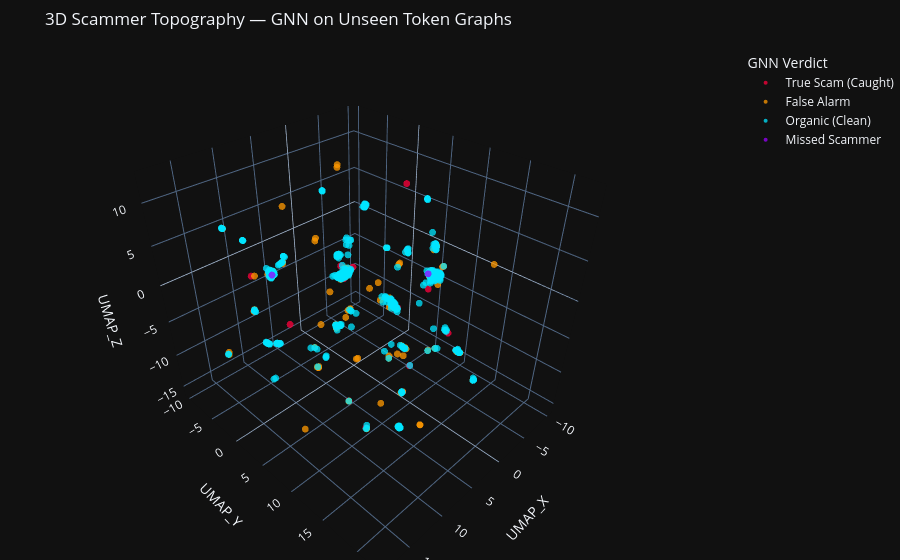

Notebook code for this chart:
### Code cell
import plotly.express as px
import pandas as pd
import numpy as np

# Build test_df from umap_test (already computed via reducer.transform)
test_df = pd.DataFrame(umap_test, columns=['UMAP_X', 'UMAP_Y', 'UMAP_Z'])
test_df['Wallet']      = test_wallets
test_df['GNN_Pred']    = gnn_preds
test_df['True_Label']  = test_labels

# 4-way verdict: TP, FP, TN, FN
def verdict(row):
    if row['True_Label'] == 1 and row['GNN_Pred'] == 1: return 'True Scam (Caught)'
    if row['True_Label'] == 0 and row['GNN_Pred'] == 1: return 'False Alarm'
    if row['True_Label'] == 1 and row['GNN_Pred'] == 0: return 'Missed Scammer'
    return 'Organic (Clean)'

test_df['Verdict'] = test_df.apply(verdict, axis=1)

color_map = {
    'True Scam (Caught)' : '#ff003c',
    'False Alarm'        : '#ff9900',
    'Missed Scammer'     : '#9b00ff',
    'Organic (Clean)'    : '#00e5ff',
}

fig = px.scatter_3d(
    test_df,
    x='UMAP_X', y='UMAP_Y', z='UMAP_Z',
    color='Verdict',
    color_discrete_map=color_map,
    hover_name='Wallet',
    title="3D Scammer Topography — GNN on Unseen Token Graphs"
)

fig.update_traces(marker=dict(size=4, opacity=0.75), selector=dict(mode='markers'))
fig.update_layout(
    template="plotly_dark",
    margin=dict(l=0, r=0, b=0, t=50),
    legend_title_text='GNN Verdict'
)
fig.show()

### Figure 1 — Plotly figure (JSON) as saved in the notebook; plotly's stock layout.template omitted (floating-point values rounded to 4 significant figures; data arrays with more than 128 entries replaced by an {"elided": "..."} marker saying what was removed)
{"data": [{"hovertemplate": "<b>%{hovertext}</b><br><br>Verdict=True Scam (Caught)<br>UMAP_X=%{x}<br>UMAP_Y=%{y}<br>UMAP_Z=%{z}<extra></extra>", "hovertext": ["C1sfM8ifKRhMtNuAdsfPEnHPpiBNhfnrZBMQT5Lk3WNe", "6uq3tUQHZ6igJ1dunQd8YgsQwLNkFybbcHqtF3iySi5q", "6SjK2JTCoerhfNYtCr4dGmUVbKzF1nN5bLWufMQWxEm2", "6WgFYa1184ugZS9MWBwZBHUWUhfbeGcK5SBcm9bCb9Pg", "GuMS9PmehX32EvkgooRKGJxEtYezNGxvtAQRZikKAiXm", "6mJz9DqaikABDWBawzhKk8QSkDQFcobiiwCGXnDdWo45", "2cwbBJizDakiifuosnXDgQMKrpDpfHcWMnCurG7YiV6Y", "9nS5Lx2gZKhGUpbMMa76z2qUZBetGCtHDfzqNS6sspoL", "4v3GrkUtqW6T86seqdnKAnddW35SFfLb2zZhywdQWoqx", "4KbmgshwRQDrDbSaHHM2eBZbjaYGxaLxD43T8yvkdU9b", "4AcnxuNwJmycjxuzPKgi6U1KZGrq8DdLtL4hWi3BuvSH", "A1VgDgaqA4bH8by76TGQcfwdYTJZNSdSjJcgAJs3cm95", "711UwxwhVHcm7FtUgzqL2LgWM3cPmUmKMgCqyhC4EvVa", "4NuV5hZ4xwH32DLZm53hmE9sq2x67JpX6nN3zbwk9RLb", "xaGQmcHGTFvWHtJoPkgQ3UnNQfMwMBGj4TZoZiffEJo", "5Apq8rtWbKAyhuhzMuZg5iAbcHagTjJ8wZomQzbXryHG", "B9eH42foqEqiPoDi5UYb5ffG7tZ4z3gUhpnChfBfCorh", "44AU8cKwwwy6Tx6L5nD9n1mb615Bcxe8PBLrcgFDjF2f", "yRoqM27oBffhWHMHiCG5oBiC6uUXuMX5z6teFuT3sp1", "HbxhPpKMRSqPeyBW4W2ymjAkcZSybzqar35yXNp3poTP", "7XgaNMZXyZ3JDq495uxisEYhFKHy7i1eKzzREeUyNpzc", "6JUFfiguTypkKUR1zcARLztJ2G4PB3fvMisEo8nk8YHp", "6iSu6yKDSNcWdMbMfoLtxNjD1noguhwn8x7DBUZpGm99", "38zg4V1hicppQS5AYtryFJZrk3uM1Nq8HSGBiHKWzj3c", "AggVTHZASX7JPEvV6h8HHTbD5w4S2kWjcgk2Va2UHkNd", "HWkzj5hw8BB1UsJspAETWrtx11isMhomw6m2hrr9X4VL", "DUPDAHgg4AT8mEEwDYiENQQJcApfDoCPvm5yFTaSqN3G", "FAh8z63JM1mWumMkL8wQbhGK6oHvpSGypnYbSrfBv3kr", "3UCPg8krp94jR1s6Xbv2KTRvdbPQC49SEE913EhUgowm", "BHoxDahBd1jFz5TjAfo69JUfA48iEaLtBjHbgKYDEa7e", "9bAEQJfLBe1fCU7ZWz54FckZH2AW8nU9yLSRvuTH1VXY", "Gu66fir4cD6Ra2xdWYo8zEVgQoYXzDk1F3T8SjAHjpwG", "9GB2w9mTMD8oHHBtutmC3v8gSCkmouFiGSjxCyXAso4K", "6cJu2TxpEwYmzGbLeoJTvW4Z819fjPioiXY4xoNvszX5", "7JCRGWEFMHJL8u11MoMRQbAkDijkjJ4dzAM4ZCmuhvSo", "3hLT1eGFyDkXE3pmDx4qbXTGyu4cpFM2oHfaJBicwqAz", "C7cnCjeLbGG4CoQrWECG47nprjwTkDDZBPY4Wc5PaeJw", "BL49n3u9MEVN73xJCH6kLC5EGVsxvabfp2Z6DVCE1rCH", "ECXgMcTUqdvshnvKZxv8YuyaRFhj3is4RhnAikASiXsp", "A8a2RWrBHAUfSV33NoDYCZHoVq2QmaBT7pGgMhJVMYBC", "ikpGY5S926FhsfcLDEbjnkgNqR4CqJ2MxkTZdoNJStv", "9EqEHs92mbKSC35iSsak7ac1zxBUa1hDGgnEMj6BCi8n", "2frP43RrnVWtSpu7T9xKfiRY8UF7Y4c3La6AzJ5wVmRs", "X47Sw4c8XNQHcyeKiaqRv6cGKF5Ff8gacxWbxPcxAoS", "J29mwaQ86fXZ9oXBDm3xhx1NUL42pAsb9MWJcJRtJ73U", "H29Gs6113aTQQHHMtYSL4qTpxcQhLRTantNn5xLLag1x", "GkaPMBxufnDnQKNhpxPEKqBZ5k2TDSAsxR6Cz5cWPTGn", "2XNn1qkkAWspfCVgvhcVMVivUvsMYuSoWd4yVd1FsJna", "4gypDHAMfChD1suhHKcMvFuLjnTziJBCgpsmm8j6EuY8", "7iQyTfZB61T9dqR9zsqHxqGyyLcGnfKrq1b2iSgb66GK", "G88u2aQ9aggQFj4mFU2xyngfKPciEMTk5WXWDBLKgP2x", "DCu9PxLyNHpWH2dKUvK2Zz8ZwPAfN424QpvXXnqdeVJP", "8i6e5vHqXPeti9aZ6RPtW4gPvXfauZZLwFcYCDd7Ahdr", "AGhUMPmNvR2DLQwGXY66yCmoXC8rcdSY1CbDt2HerBhg", "6UbXLxyUZ9C9vyM6wKEB1QH4CWBJYBYkGXCQsfnmFtSb", "DaB4Bwgun5p47cEXwBRXHPc7AMPsF7fkNW8F5JkAAbWV", "FptcRoxmd4Nt3kjs4C4DMsZFjdTZoyvChDuQZo5MxAMt", "F1XZRNKfQHZ7sD5Z7M6XUFbWq8bE4cNc93bpeqRBwzpS", "6bwewrZnk3P7R3uJ1zZYEb1W1xdqHcJ9cDMnodpxZvNB", "7A5gbo3Bi29QXXF2AikL8Kc71EcQD7d5Huuqki9sT3e", "DcYdfUNHVBqDsFYmS68fCPcXjUwShzKSzcr28BgcHAb7", "C4eJKTuj4bVXudqmUbdFLs94BgiKJA4RqvrLTwdWuMs5", "7d1peEouy8xVMUmCebqZo4LNG1jLWGA3z4vn16oZcQyU", "ZLkqbJFB9zoW3YTamYwPpST6gXzHgRzEDt8uQBNjEUA", "5uYGRhUs4rJmeVveqHy1BiVDviSvQHxjPnVmUTXWSxq9", "88WEWfZmu1EzsMLeUgEMFoppSurucGraoUbHKc3ohFWX", "arnB4ot8F7J9UDrgnNaVjHsUREdDZULe7gpEKPZunSg", "MJNsRxyEDixzwrTL692Ht9yN3eYpbth4weMdePe9Zbi", "BsbxYEuzYmoAPdtGVc6m8ML2VdXWWvWJLSBP8rzx7DP1", "vgUpQPoHTER17gUkYQnsy5yTQZg2yF2h3GohLW3svjA", "6kUMbujPaMaHuYtsi8XLLBRe6fmboSPbTzJvf79ogdRm", "CuXaH9JLdKg8Bhsf96vhP82yGr58pK8d73mwjNRL3trq", "8kCbRHbgajdUoEEXk3N6AxxpjgeUA2GDSkd61TufVmeU", "DVVaeQt53xiB2WyVYmYPd9BmKE836dZPvc9KefxBojpW", "3GfH2gt9neV8aKMZH13ZFhfwSwCjv7m1oze1qGyvh951", "9eUHWmCkMna5dY1sREwA2Kr2Jg1gXra2EfiQ9Ltdiv2X", "8EzBZ16p9icbnhfwYMcAnoh2rs3GYjREzhgYK67Ro6dK", "JCZBGcXnNz8nNMeB6AYHy81eiEuNCztVSL4Bnw6RU129", "6VDjGNtGQfwbqqBMnVrgVYo4Jo2frJMw4WFCX6T48nB8", "Ac7bpnimXG8TFtLWdRxtERhvHZiKmdaJS1ooNutPxRHt", "BWC28W94xFi66dM1kZqHcWGZGo1UhstJSEoNFRBWBL7W", "gZhYnr78MiB57nSF9YCU8C21LKLjTFS81MXxF1o585b", "BGzNaHyAX32wL8Vecd2uS2PaX8f45QUof6Si7pvJx1dj", "9YQuk51R5BDQQHQbwTkdaEvZkWSShEVKNKEeCVmNWrZD", "FRx9XghShVze1tkbHS5fgC9qGGfaTagqCsBkPtREFK9h", "3ByBDzDTZ8HZ6kTfQyFdVRdAxpoojKyWYw8abbAY3dde", "H17NE4J6cXGATnuef8hTcPY4Qdud5XWpHwAsnc5xeU9b", "Gv1S3By8zgpi4vhZDzvV49vE9QqYeGzqcsH8Y65HFVJc", "BRSYnLH6ghATCAu21RXK3DygUCfRzNFjn6LbStexDftV", "7PGFv8mbuv5EvyPhScKHxZffi4MQjpDVtHo2GjG8mhfm", "6mkDHjK7rRRXNfqhvy2zp5wqUKrKQ5svxYGAdq5bMdTh", "61n19WDpbTfRVGohLuJ1Fs9h31M3hB9zHekbEzxbWB8Q", "CaXmkWQySiXfjhqYABLGcPViCo6tuRVyDVu8CGXUhkN4", "5LbnLcvvi12rBhwKpt9Q9bPqmcJDtSnVSRK4qtMz3u22", "Bzd31CYrdvC1eBFakcQC9Hw1fKB7s9yPLh6iQqoiwViD", "4niQkM5QYDFyifzq3phk6cjGatpPMgAGN6uvSnSubB1s", "HD6iMLFZRa4Zka7cGakbda7zpB9o197Geaa9BUpvuHkv", "ofzWUhWkPke9rqpsUoQX4X7Dn6bJjUrYoYeXH7cmXQZ", "ANxF7RqAYysLLjjavpfLRVKc1W5xsKCJnRDZFmCGFt17", "BBzdmYvB5oidu1PAaR6E8dnVSWLprePDfG1q8TRYCgnC", "GEDypPMDijyZT7x1uDe7RdSKK4gudRHRLi4DSNigG6yE", "DY52ZhEzL8DpbhGtkKpaYmPm3eSUKbRQZKrZo5dMF9ng", "7T5DZacjqw8Q4VdJ7b5q57ArACtouMtDU6mE4ni8EANj", "CCcpgtDURitWU8smgnbxLaH9Ze1WApjfsuU4vQmKLMPo", "9GoHsiFZ6Ar7mJkanV6waeQ31j9FTPsmKnN4EVLLPow9", "4buCUkz3bMHC1cqXnosTTrSzTppVMAUg48MR5aiR1Vq6", "6Zb8Ub6Sk4LeHD4SHdzBcLgPo4awNKDGxA6b9fHUJc8N", "F1iymgk2bCQ9s67a3ZGk77AyZidWppNsVtsJWwFqcKW5", "Gdqftx12Jm5162YeaCy86QkSp9Yqen8ixVtR1f1ipitR", "EKSaWx9eVthCkYp5NSdh4RvUEE6sh6X4FQg185zMj1ZE", "BxTLJC2tsko47kkrbgP9ZK9rz9VHVLkNVRBbWcEVDoTg", "94PKGU9zM56xTdykTWKVaGo8yh5vYBvxCYvSzZp8tpH6", "ERha3PHRdGnnKgYJBun5hSzWpa2Jsn3MRch7oz39aevk", "8a14w99YrFgZmzNougyhNAJXbRdsKPk1NsPBx4nsrpQd", "FAuB9qGVoXiPXJTwVXM2Gra5oxuTmo4XrcRyS1AxRdVM", "7hgJ7Cphb439QA9nohkm2xSQitERCAViNd7nPfBg76nG", "6eWNhY5x5EvZQDY7MKp1YNk9VeunkeDDVuAzAvETJXH2", "CK3E5GGF7qWtcW9SXEqrk8ES87C6GMDUhuSPhnBCxjYQ", "2arSyiFwMKTr3GEKhWUVS6Xtopd22emh9Vxjiddn4t7i", "8ZTAJo4b6tN3LvMyWGCw2nBmbT5ZpPQznYYzu5zs5do", "63bcZao1G8tA4YDcHLTKem8Cw4zFsCHQRgtsi8J1iYqs", "BhiM8PiiBveFZazkatAZsj2TvHSnXD19NsiZfGzx2fXE"], "legendgroup": "True Scam (Caught)", "marker": {"color": "#ff003c", "opacity": 0.75, "size": 4, "symbol": "circle"}, "mode": "markers", "name": "True Scam (Caught)", "scene": "scene", "showlegend": true, "type": "scatter3d", "x": [4.666, -4.961, 9.446, 8.469, -3.282, 11.32, 8.812, 3.635, 3.657, 9.678, 0.7338, -5.372, -5.156, 0.7603, 1.141, 4.692, 3.584, 7.384, 16.99, 3.581, 3.598, 6.156, 3.688, 3.575, 11.77, 3.572, 3.534, 3.645, 3.593, 6.271, 8.802, 4.94, 6.217, 4.939, 8.117, 7.962, 3.648, -8.683, 6.256, 8.625, 3.61, 3.608, 3.613, 3.579, 11.65, -3.061, 3.734, 3.63, 3.594, 4.652, -5.159, 9.409, 6.16, 3.561, 3.5, 4.699, 3.64, 4.649, 3.6, 3.616, 3.627, 3.579, 6.247, 6.262, 12.21, 4.734, -4.75, 3.571, 4.672, -0.2033, 0.7726, 3.553, 11.67, 16.83, 9.481, 13.51, 7.943, -5.134, -3.079, 12.9, -10.07, 9.057, 10.12, 9.028, 7.517, 18.08, 3.627, 5.969, 3.619, -4.647, -5.083, 3.716, 6.271, -10.02, 9.46, 7.701, 6.108, 12.2, 3.582, -5.363, -5.103, 4.943, -5.191, 9.031, 16.93, 3.722, 4.919, 6.333, 9.473, 9.227, -5.2, 4.941, 8.688, 8.864, 8.606, -5.248, -5.086, 4.878, 7.595, 4.434, 4.699, 9.257], "y": [12.42, 8.536, 7.991, -9.769, 9.026, -0.8239, 8.634, 18.64, 18.62, 8.402, 9.245, 8.664, 8.74, 9.235, 9.343, 12.42, 18.69, 13.87, 17.16, 18.71, 18.68, 16.9, 18.58, 18.7, -4.041, 18.7, 18.74, 18.63, 18.68, 17.02, 8.656, 12.78, 16.95, 12.77, 8.591, 7.881, 18.63, 3.737, 16.97, 7.381, 18.67, 18.67, 18.66, 18.7, -4.152, -1.079, 18.54, 18.65, 18.68, 12.38, 8.597, 8.105, 16.9, 18.72, 18.78, 12.4, 18.64, 12.45, 18.68, 18.66, 18.65, 18.7, 16.98, 17.01, -7.501, 12.37, 8.47, 18.71, 12.43, 7.788, 9.316, 18.72, -0.5632, 9.499, 8.738, 12.45, 13.42, 8.585, -1.142, 15.15, 5.848, 8.577, -1.981, 8.493, 13.63, 6.137, 18.65, 22.22, 18.66, 8.108, 8.219, 18.54, 17.01, 5.803, 8.082, 13.59, 16.85, -7.517, 18.69, 8.838, 8.828, 12.81, 8.844, 8.556, 17.09, 18.55, 12.77, 17.08, 7.98, 8.04, 8.8, 12.79, 8.381, 8.575, 8.42, 8.975, 9.008, 12.86, 15.86, 17.83, 12.4, 8.109], "z": [-15.5, -0.362, 5.45, 2.017, -1.513, 2.29, 5.91, -1.08, -1.057, 5.525, -7.681, -0.9752, -0.8594, -7.667, 5.545, -15.5, -1.131, 3.664, 0.3996, -1.134, -1.117, 11.19, -1.022, -1.14, -3.564, -1.144, -1.181, -1.066, -1.121, 11.08, 5.687, -9.576, 11.13, -9.588, 6.21, 8.761, -1.067, 6.121, 11.12, 6.034, -1.105, -1.106, -1.102, -1.136, -3.676, 5.404, -0.9809, -1.084, -1.121, -15.46, -0.5501, 5.418, 11.19, -1.154, -1.215, -15.49, -1.075, -15.54, -1.115, -1.099, -1.087, -1.137, 11.1, 11.08, 5.851, -15.45, -0.7379, -1.144, -15.51, 12.0, -7.711, -1.161, 2.823, 4.423, 5.584, 11.34, 4.064, -0.9574, 5.415, -7.44, -2.839, 5.561, -8.125, 5.614, 3.784, 8.574, -1.088, -1.06, -1.09, -0.03265, -0.6058, -0.9796, 11.09, -2.895, 5.344, 3.986, 11.23, 5.836, -1.132, -0.5547, -0.5863, -9.549, -0.5582, 5.605, 0.3191, -0.9865, -9.567, 11.02, 5.472, 5.58, -0.9343, -9.609, 5.986, 5.84, 6.147, -0.4523, -0.4662, -9.507, -2.186, 1.199, -15.49, 5.539]}, {"hovertemplate": "<b>%{hovertext}</b><br><br>Verdict=False Alarm<br>UMAP_X=%{x}<br>UMAP_Y=%{y}<br>UMAP_Z=%{z}<extra></extra>", "hovertext": {"elided": "332 str values"}, "legendgroup": "False Alarm", "marker": {"color": "#ff9900", "opacity": 0.75, "size": 4, "symbol": "circle"}, "mode": "markers", "name": "False Alarm", "scene": "scene", "showlegend": true, "type": "scatter3d", "x": {"elided": "332 float values"}, "y": {"elided": "332 float values"}, "z": {"elided": "332 float values"}}, {"hovertemplate": "<b>%{hovertext}</b><br><br>Verdict=Organic (Clean)<br>UMAP_X=%{x}<br>UMAP_Y=%{y}<br>UMAP_Z=%{z}<extra></extra>", "hovertext": {"elided": "1695 str values"}, "legendgroup": "Organic (Clean)", "marker": {"color": "#00e5ff", "opacity": 0.75, "size": 4, "symbol": "circle"}, "mode": "markers", "name": "Organic (Clean)", "scene": "scene", "showlegend": true, "type": "scatter3d", "x": {"elided": "1695 float values"}, "y": {"elided": "1695 float values"}, "z": {"elided": "1695 float values"}}, {"hovertemplate": "<b>%{hovertext}</b><br><br>Verdict=Missed Scammer<br>UMAP_X=%{x}<br>UMAP_Y=%{y}<br>UMAP_Z=%{z}<extra></extra>", "hovertext": ["85e9xsKYnJV5Cs9DwhEZZv9JbjmT9HG4Ro9FCYsbFdXo", "DSN3j1ykL3obAVNv7ZX49VsFCPe4LqzxHnmtLiPwY6xg"], "legendgroup": "Missed Scammer", "marker": {"color": "#9b00ff", "opacity": 0.75, "size": 4, "symbol": "circle"}, "mode": "markers", "name": "Missed Scammer", "scene": "scene", "showlegend": true, "type": "scatter3d", "x": [11.25, -4.392], "y": [-0.5235, 7.979], "z": [2.613, -0.4298]}], "layout": {"legend": {"title": {"text": "GNN Verdict"}, "tracegroupgap": 0}, "margin": {"b": 0, "l": 0, "r": 0, "t": 50}, "scene": {"domain": {"x": [0, 1], "y": [0, 1]}, "xaxis": {"title": {"text": "UMAP_X"}}, "yaxis": {"title": {"text": "UMAP_Y"}}, "zaxis": {"title": {"text": "UMAP_Z"}}}, "title": {"text": "3D Scammer Topography — GNN on Unseen Token Graphs"}}}
